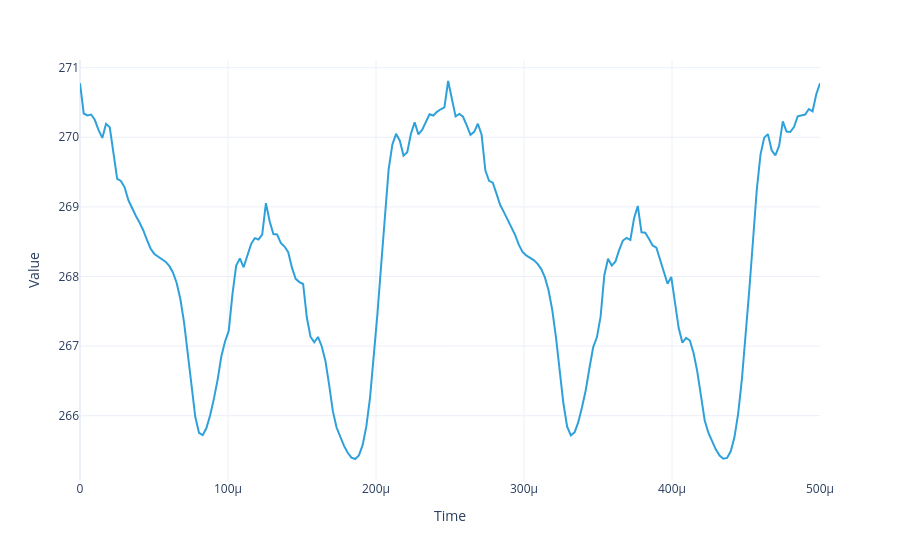

Notebook cell for this chart:
### Code cell
mu = dict(nu=2*np.pi*4e3)
model, sol = lgs.adaptive_stationary_floquet_model(
    dict(
        DetuningHz1="620e5 * sin(nu * t)", 
    ),
    np.linspace(0, 2/4e3, 200),
    80,
    mu_refine=mu,
    rtol=.01,
    # preconditioner_block_size=lgs.rhs(VelocityGroups(1)).array.size,
)
model.reconstructed_total_flux(sol, mu).real.visualize()

### Figure 1 — Plotly figure (JSON) as saved in the notebook; plotly's stock layout.template omitted (floating-point values rounded to 4 significant figures; data arrays with more than 128 entries replaced by an {"elided": "..."} marker saying what was removed)
{"data": [{"hovertemplate": "Time=%{x}<br>Value=%{y}<extra></extra>", "legendgroup": "", "line": {"color": "#2fa1da", "dash": "solid"}, "marker": {"symbol": "circle"}, "mode": "lines", "name": "", "orientation": "v", "showlegend": false, "type": "scatter", "x": {"elided": "200 float values"}, "xaxis": "x", "y": {"elided": "200 float values"}, "yaxis": "y"}], "layout": {"legend": {"title": {}, "tracegroupgap": 0}, "margin": {"t": 60}, "xaxis": {"anchor": "y", "domain": [0, 1], "title": {"text": "Time"}}, "yaxis": {"anchor": "x", "domain": [0, 1], "title": {"text": "Value"}}}}
